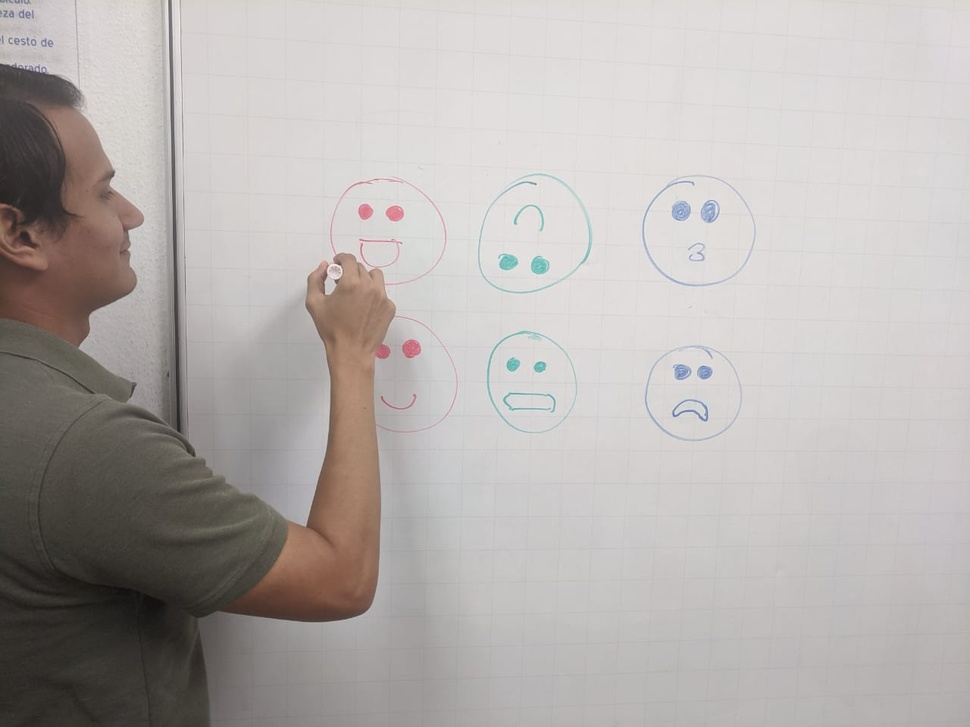
#> input picture emoji_draw.jpeg, 970 x 727 px, shrunk from 1280 x 960 before the run, given in place of the camera
$ python 21.py   (older library calls are emulated)
#> lines starting #> are read from the running program, lines starting #| are printed output that depends on the picture; after the words box and inside, x2 and y2 are one past the last pixel; in counts of white or black regions, pixels touching at a corner belong together
import numpy as np
import cv2

def sobel (img):
    laplacian = cv2.Laplacian(img,cv2.CV_64F)
    sobelx = cv2.Sobel(img,cv2.CV_64F,1,0,ksize=5)
    sobely = cv2.Sobel(img,cv2.CV_64F,0,1,ksize=5)
    sobelx8u = cv2.Sobel(img,cv2.CV_8U,1,0,ksize=5)
    sobelx64f = cv2.Sobel(img,cv2.CV_64F,1,0,ksize=5)
    abs_sobel64f = np.absolute(sobelx64f)
    sobel_8u = np.uint8(abs_sobel64f)
    return sobel_8u

def canny (img):
    filter = cv2.Canny(img,100,200)
    return filter

def prewit (img_gaussian):
    kernelx = np.array([[1,1,1],[0,0,0],[-1,-1,-1]])
    kernely = np.array([[-1,0,1],[-1,0,1],[-1,0,1]])
    img_prewittx = cv2.filter2D(img_gaussian, -1, kernelx)
    img_prewitty = cv2.filter2D(img_gaussian, -1, kernely)
    img_out= img_prewittx + img_prewitty
    return img_out

cap = cv2.VideoCapture(0)
while(True):
    # Capture frame-by-frame
    ret, frame = cap.read()
#> frame is the input picture: shape (727, 970, 3); mean B, G, R 173.9, 176.2, 181.2

    # Our operations on the frame come here
    brightness = 10
    contrast = 200
    frame = np.int16(frame)
    frame = frame * (contrast/127+1) - contrast + brightness
    frame = np.clip(frame, 0, 255)
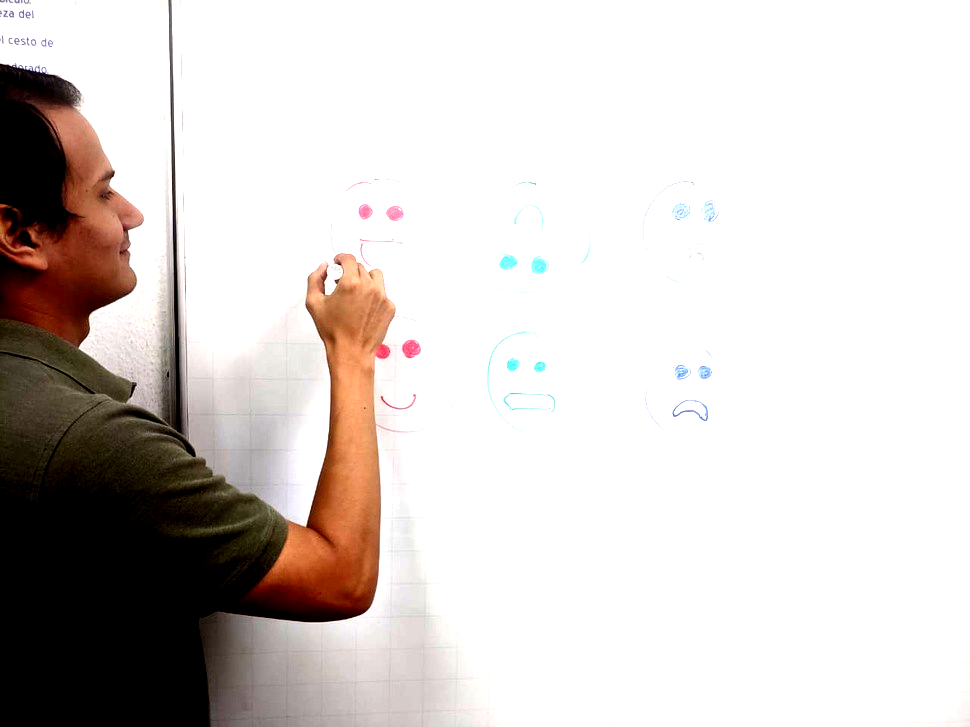
#> frame: shape (727, 970, 3) float64; mean B, G, R 204.2, 207.2, 213.4
    change = np.uint8(frame)
    change = cv2.cvtColor(change, cv2.COLOR_BGR2GRAY)
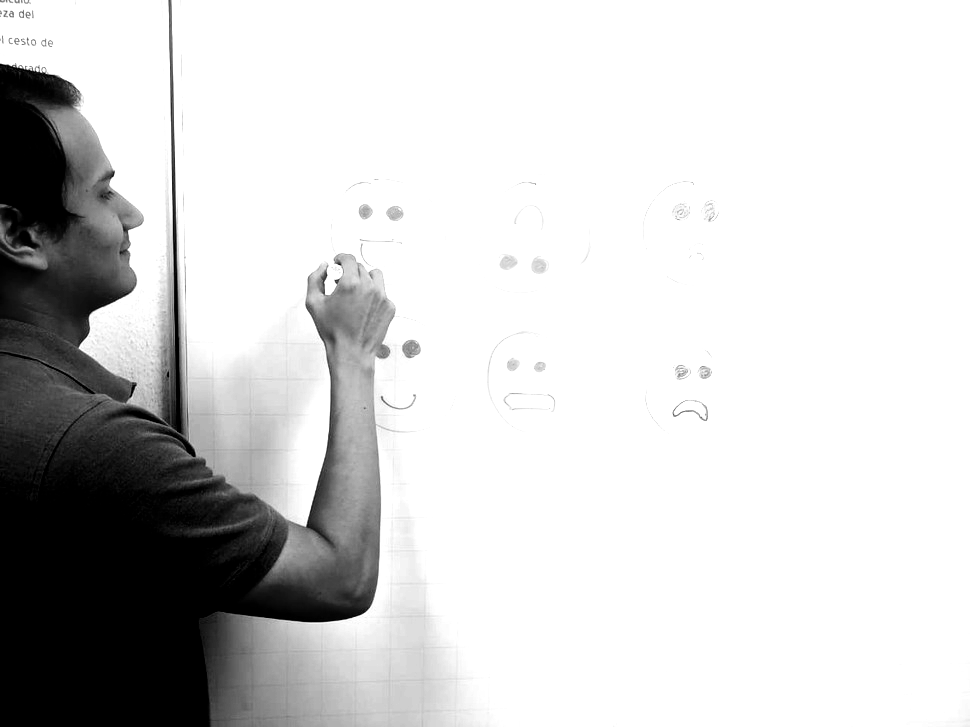
#> change: shape (727, 970); min 0, max 255, mean 208.6
    change = cv2.GaussianBlur(change,(9,9),cv2.BORDER_DEFAULT)

    (thresh, change) = cv2.threshold(change, 127, 255, cv2.THRESH_BINARY)
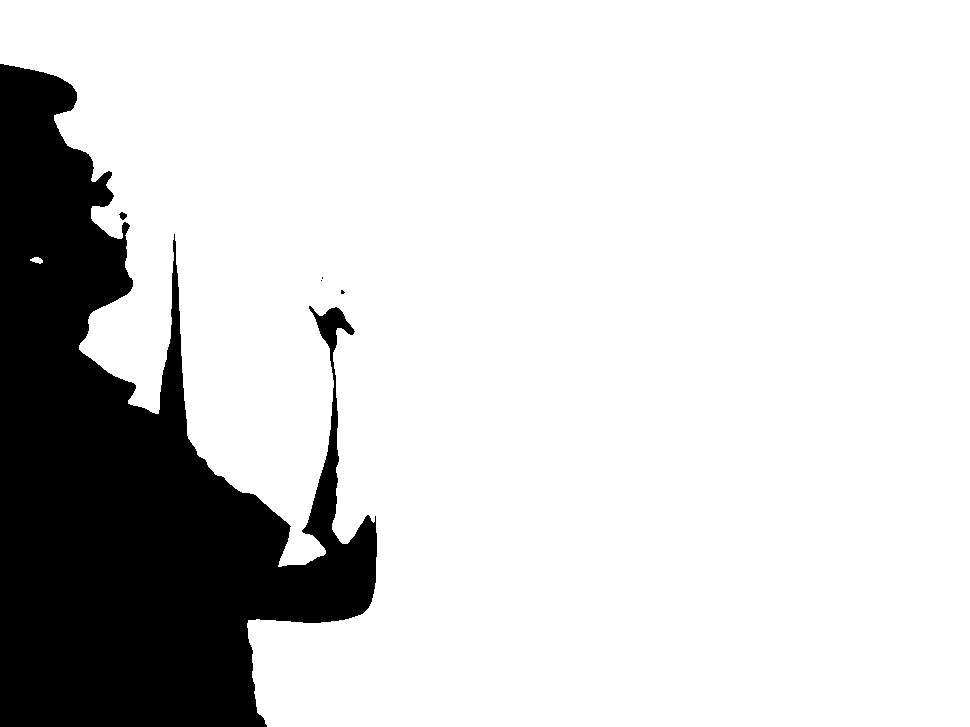
#> change: shape (727, 970); 82.3% white; 5 black regions (3 under 20 px), largest, box (x1, y1, x2, y2) and area: (0, 64, 377, 727) 124931, (119, 212, 127, 220) 41
    change = prewit(change)
#> in prewit, `img_prewittx = cv2.filter2D(img_gaussian, -1, kernelx)`:
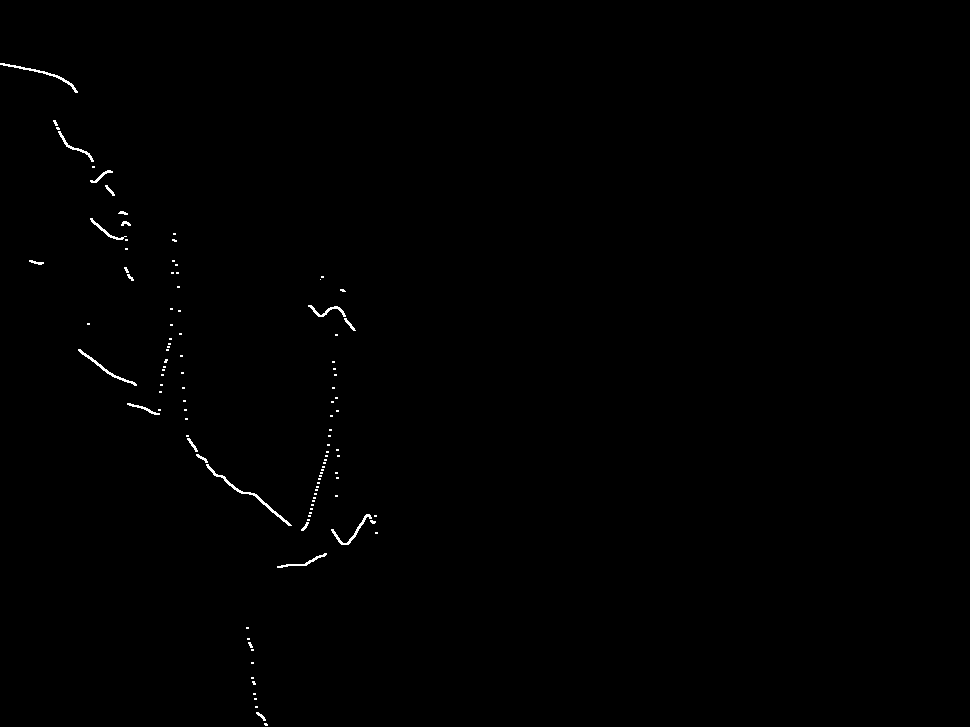
#> img_prewittx: shape (727, 970); 0.35% white in thin lines or dots, all inside (x1, y1, x2, y2) = (0, 63, 378, 726)
#> in prewit, `img_prewitty = cv2.filter2D(img_gaussian, -1, kernely)`:
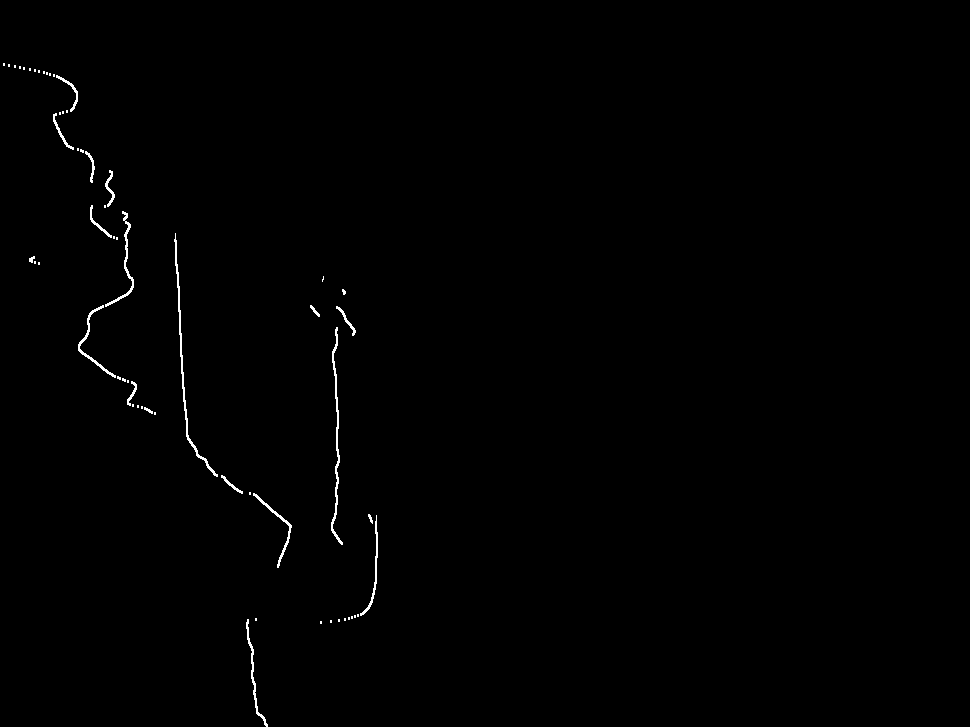
#> img_prewitty: shape (727, 970); 0.51% white in thin lines or dots, all inside (x1, y1, x2, y2) = (3, 63, 378, 727)
    #change = sobel(change)
    #change = canny(change)
    # Display the resulting frame
    cv2.imshow('frame',change)
    if cv2.waitKey(1) & 0xFF == ord('q'):
#> (key q is pressed here)
        break

# When everything done, release the capture
cap.release()
cv2.destroyAllWindows()
